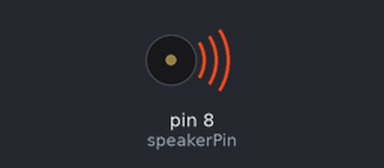
A sketch run on a simulated Arduino Uno, built with avr-gcc and run on an emulated ATmega328P. Parts: buzzer (waves = sounding).

Above: at 1.4 s.
At 18.9 s:
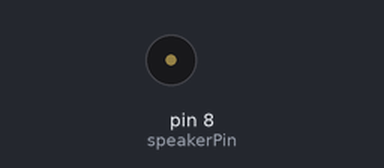
Timing chart, 0 to 23.8 s (numbered marks = the images above):
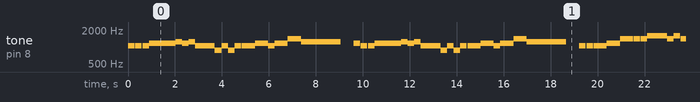

Measured:
- by itself, tone on pin 8 (speakerPin): plays 1047 Hz for 0.28 s, 1047 Hz for 0.28 s, 1047 Hz for 0.28 s, 1175 Hz for 1.1 s, 1246 Hz for 0.28 s, 1175 Hz for 0.28 s … (261 notes in this stretch)

The sketch:

RomjanerOiRojarShesheEloKhushirEid.ino
```cpp
/*
 * Romjaner Oi Rojar Sheshe Elo Khushur Eid - is a famous Eid-song by poet Kazi Nazrul Islam.
 * The following code plays the tune using Arduino and Buzzer/Speaker.
 *
 * An Eid gift to Arduino lovers of Bangladesh! <3
 *
 * By-
 * Munem Shahriar,   CSE, University of Rajshahi
 * Mohd.Ruhul Ameen, CSE, University of Rajshahi
 * Sadia Kabir Dina, CSE, RUET
 *
 * 12 June 2018
 * Saidpur, Bangladesh
 */

// e.g. d0 is lower scale, d is mid scale, d1 is high scale
// D is pure Dha (shuddho), d is soft Dha (komol)
// similarly R is shuddho Re, r is komol Re
// Instead of following the names from european music scale (Do Re Mi Fa Sol La Si Do1),
// We followed the Indian Harmonium style names (Sa Re Ga Ma Pa Dha Ni Sa1)
// You can, of course, write the code in RAW notes style, e.g. C C# D D# E F F# G G# A A#
// the following video may help you understand the code better
// https://www.youtube.com/watch?v=nyW7NA_9ylQ

#define d0 467
#define D0 494
#define n0 524
#define N0 555

#define S 588
#define r 623
#define R 660
#define g 699
#define G 740
#define M 784
#define m 831
#define P 880
#define d 933
#define D 988
#define n 1047
#define N 1109

#define S1 1175
#define r1 1246
#define R1 1320
#define g1 1398
#define G1 1480
#define M1 1568
#define d1 1866

#define z 0    // for pausing between two notes, z for zero
#define b 280  // for beats or tempo or speed
               // we can mutiply b by any number to get more duration in any single note, Or devide for vice versa

int speakerPin = 8; // the pin where the speaker is connected to

int numTones =  94;  // number of notes in each verse of the song 22+22+25+25, total 94


int tones[] = { n,z,n,z,n,S1,r1,S1,        r1,n,P,n,P,n, z,n,     S1,n,S1,g1,r1,z,
                S1,z,n,z,n,S1,r1,S1,    r1,n,P,n,P,n, z,n,     S1,n,S1,g1,r1,z,
                n,z,n,z,n,S1,g1,z,        g1,z,g1,M1,g1,M1,z,g1,   M1,g1,M1,d1,M1,r1,S1,n,z,
                n,z,n,z,n,S1,g1,z,        g1,z,g1,M1,g1,M1,z,g1,   M1,g1,M1,d1,M1,r1,S1,n,z
              };

int beat[] = {b,b/10,b,b/8,b,4*b,b,b,       b,3*b,b,b,b,b,b/10,2*b,       2*b,b,2*b,2*b,6*b,2*b,
              b,b/10,b,b/8,b,4*b,b,b,         b,3*b,b,b,b,b,b/10,2*b,     2*b,b,2*b,2*b,6*b,2*b,
              b,b/10,b,b/10,2*b,2*b,2*b,b/15, b,b/10,b,3*b,b,b,b/10,2*b,    b,b,b,3*b,b,3*b,b,b,b,
              b,b/10,b,b/10,2*b,2*b,2*b,b/15, b,b/10,b,3*b,b,b,b/10,2*b,    b,b,b,3*b,b,3*b,b,b,2*b,
             };


void setup()
{
// the setup block is left empty.
}

void loop()
{
  for (int i = 0; i < numTones; i++)
  {

    tone(speakerPin, tones[i]);

    delay(beat[i]);
    }

  noTone(speakerPin);

}
```
